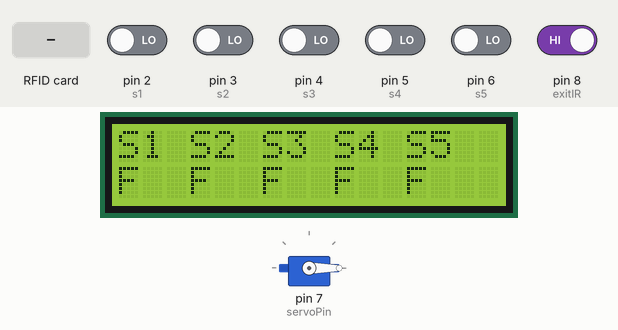
Simulated run of this sketch. Board: Arduino Uno, built with avr-gcc and run on an emulated ATmega328P. On the bench: 16×2 character LCD, servo. Inputs (shaded band) come from the test bench; at power-on: pin 8 (exitIR) HIGH, pin 2 (s1), pin 3 (s2), pin 4 (s3), pin 5 (s4), pin 6 (s5) LOW. What the sketch prints to the serial monitor is not drawn.

Above: at 1.3 s.
1.4 s: RFID card D3 F5 D7 12 held to the reader
At 2.1 s:
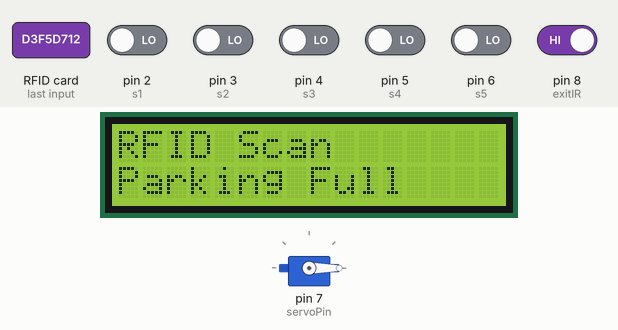
3.7 s: pin 8 (exitIR) driven LOW
At 4.8 s:
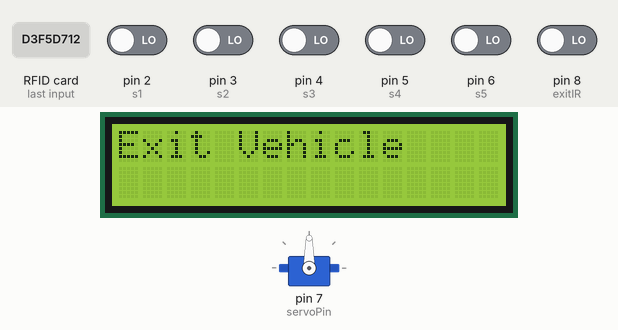
5.2 s: RFID card 5E 7A 19 C4 held to the reader
At 8.1 s:
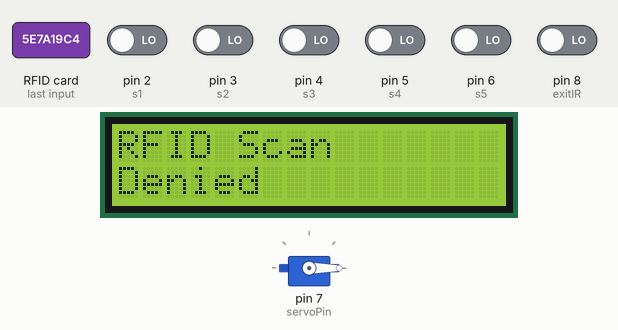
8.2 s: pin 2 (s1) driven HIGH
At 9.0 s:
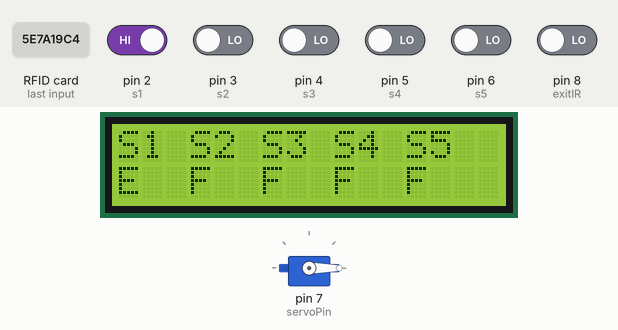
10.1 s: pin 3 (s2) driven HIGH
At 11.1 s:
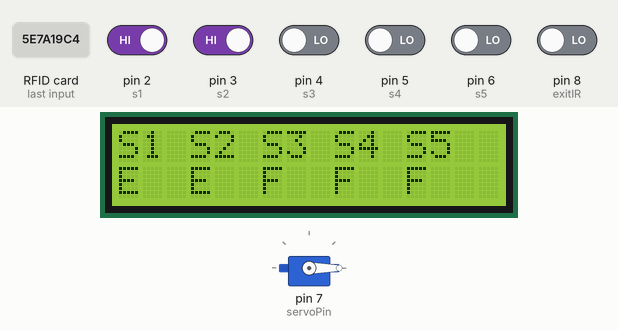
11.6 s: pin 4 (s3) driven HIGH
Timing chart, 0 to 14.1 s (numbered marks = the images above; inputs shaded):
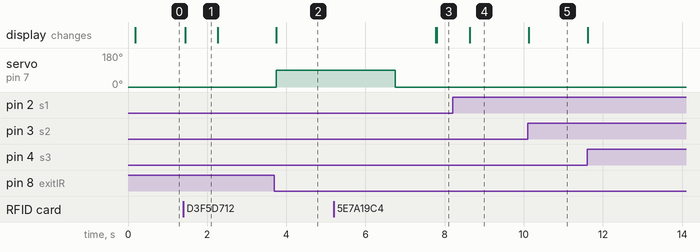

The sketch:

RFIDBasedCarParking.ino
```cpp
#include <SPI.h>
#include <MFRC522.h>
#include <Wire.h>
#include <LiquidCrystal_I2C.h>
#include <Servo.h>

// ---------- RFID ----------
#define SS_PIN 10
#define RST_PIN 9
MFRC522 rfid(SS_PIN, RST_PIN);

// ---------- LCD ----------
LiquidCrystal_I2C lcd(0x27, 16, 2);

// ---------- SERVO ----------
Servo gate;
int servoPin = 7;

// ---------- IR SENSORS ----------
int s1 = 2;
int s2 = 3;
int s3 = 4;
int s4 = 5;
int s5 = 6;

int exitIR = 8;

// ---------- RFID CARDS ----------
String cards[] = {
  "D3 F5 D7 12",
  "63 25 C5 11",
  "53 C1 32 11",
  "53 4B 18 11"
};

// ---------- ACTIVE SLOT ----------
String activeSlot = "";

// ---------- SETUP ----------
void setup() {
  Serial.begin(9600);

  SPI.begin();
  rfid.PCD_Init();

  lcd.init();
  lcd.backlight();

  gate.attach(servoPin);
  gate.write(0);

  pinMode(s1, INPUT);
  pinMode(s2, INPUT);
  pinMode(s3, INPUT);
  pinMode(s4, INPUT);
  pinMode(s5, INPUT);

  pinMode(exitIR, INPUT);

  lcd.setCursor(0,0);
  lcd.print("Smart Parking");
  lcd.setCursor(0,1);
  lcd.print("Scan RFID");
}

// ---------- LOOP ----------
void loop() {
  checkRFID();
  checkExit();
  showSlots();
}

// ---------- RFID ENTRY ----------
void checkRFID() {

  if (rfid.PICC_IsNewCardPresent() && rfid.PICC_ReadCardSerial()) {

    String uid = getUID();

    lcd.clear();
    lcd.setCursor(0,0);
    lcd.print("RFID Scan");

    if (isAllowed(uid)) {

      activeSlot = getFreeSlot();

      if (activeSlot != "NONE") {

        // ---- SEND ENTRY TO PYTHON ----
        Serial.print("ENTRY,");
        Serial.print(activeSlot);
        Serial.print(",");
        Serial.println(uid);

        lcd.setCursor(0,1);
        lcd.print("Access OK");

        openGate();
      }
      else {
        Serial.print("FULL,");
        Serial.println(uid);

        lcd.setCursor(0,1);
        lcd.print("Parking Full");
      }

    } else {

      Serial.print("DENIED,");
      Serial.println(uid);

      lcd.setCursor(0,1);
      lcd.print("Denied");
    }

    rfid.PICC_HaltA();
    rfid.PCD_StopCrypto1();

    delay(800);
  }
}

// ---------- EXIT ----------
void checkExit() {

  if (digitalRead(exitIR) == LOW && activeSlot != "") {

    // ---- SEND EXIT TO PYTHON ----
    Serial.print("EXIT,");
    Serial.println(activeSlot);

    lcd.clear();
    lcd.print("Exit Vehicle");

    openGate();

    activeSlot = "";
    delay(1000);
  }
}

// ---------- FREE SLOT ----------
String getFreeSlot() {

  if (digitalRead(s1) == HIGH) return "S1";
  if (digitalRead(s2) == HIGH) return "S2";
  if (digitalRead(s3) == HIGH) return "S3";
  if (digitalRead(s4) == HIGH) return "S4";
  if (digitalRead(s5) == HIGH) return "S5";

  return "NONE";
}

// ---------- UID ----------
String getUID() {

  String uid = "";

  for (byte i = 0; i < rfid.uid.size; i++) {
    if (rfid.uid.uidByte[i] < 0x10) uid += "0";
    uid += String(rfid.uid.uidByte[i], HEX);
    uid.toUpperCase();
    uid += " ";
  }

  return uid;
}

// ---------- AUTH ----------
bool isAllowed(String uid) {

  for (int i = 0; i < 4; i++) {
    if (uid.indexOf(cards[i]) >= 0) return true;
  }
  return false;
}

// ---------- GATE ----------
void openGate() {
  gate.write(90);
  delay(3000);
  gate.write(0);
}

// ---------- LCD ----------
void showSlots() {

  lcd.setCursor(0,0);
  lcd.print("S1 S2 S3 S4 S5");

  lcd.setCursor(0,1);

  lcd.print(digitalRead(s1) == LOW ? "F  " : "E  ");
  lcd.print(digitalRead(s2) == LOW ? "F  " : "E  ");
  lcd.print(digitalRead(s3) == LOW ? "F  " : "E  ");
  lcd.print(digitalRead(s4) == LOW ? "F  " : "E  ");
  lcd.print(digitalRead(s5) == LOW ? "F  " : "E  ");
}
```

Measured:
- after the input at 1.4 s, the display: changes at once (image 1)
- after the input at 3.7 s, servo on pin 7 (servoPin): 0° → 90° after 0.05 s; the display: changes after 0.05 s (image 2)
- after the input at 5.2 s, the display: first differs from a run without the input after 2.6 s (image 3)
- after the input at 8.2 s, the display: changes after 0.43 s (image 4)
- after the input at 10.1 s, the display: changes at once (image 5)
- what the display in image 1 shows lasts 0.9 s, from 1.4 s to 2.3 s
